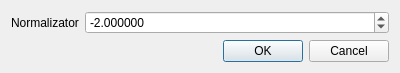
<?xml version="1.0" encoding="UTF-8"?>
<ui version="4.0">
 <class>QualityAvgCrossOverDialog</class>
 <widget class="QDialog" name="QualityAvgCrossOverDialog">
  <property name="geometry">
   <rect>
    <x>0</x>
    <y>0</y>
    <width>400</width>
    <height>69</height>
   </rect>
  </property>
  <property name="windowTitle">
   <string>Dialog</string>
  </property>
  <layout class="QVBoxLayout" name="verticalLayout">
   <item>
    <layout class="QFormLayout" name="formLayout">
     <item row="0" column="0">
      <widget class="QLabel" name="label">
       <property name="text">
        <string>Normalizator</string>
       </property>
      </widget>
     </item>
     <item row="0" column="1">
      <widget class="QDoubleSpinBox" name="doubleSpinBox">
       <property name="decimals">
        <number>6</number>
       </property>
       <property name="minimum">
        <double>-999999.989999999990687</double>
       </property>
       <property name="maximum">
        <double>999999.989999999990687</double>
       </property>
       <property name="singleStep">
        <double>0.100000000000000</double>
       </property>
       <property name="value">
        <double>-2.000000000000000</double>
       </property>
      </widget>
     </item>
    </layout>
   </item>
   <item>
    <widget class="QDialogButtonBox" name="buttonBox">
     <property name="orientation">
      <enum>Qt::Horizontal</enum>
     </property>
     <property name="standardButtons">
      <set>QDialogButtonBox::Cancel|QDialogButtonBox::Ok</set>
     </property>
    </widget>
   </item>
  </layout>
 </widget>
 <resources/>
 <connections>
  <connection>
   <sender>buttonBox</sender>
   <signal>accepted()</signal>
   <receiver>QualityAvgCrossOverDialog</receiver>
   <slot>accept()</slot>
   <hints>
    <hint type="sourcelabel">
     <x>248</x>
     <y>254</y>
    </hint>
    <hint type="destinationlabel">
     <x>157</x>
     <y>274</y>
    </hint>
   </hints>
  </connection>
  <connection>
   <sender>buttonBox</sender>
   <signal>rejected()</signal>
   <receiver>QualityAvgCrossOverDialog</receiver>
   <slot>reject()</slot>
   <hints>
    <hint type="sourcelabel">
     <x>316</x>
     <y>260</y>
    </hint>
    <hint type="destinationlabel">
     <x>286</x>
     <y>274</y>
    </hint>
   </hints>
  </connection>
 </connections>
</ui>
